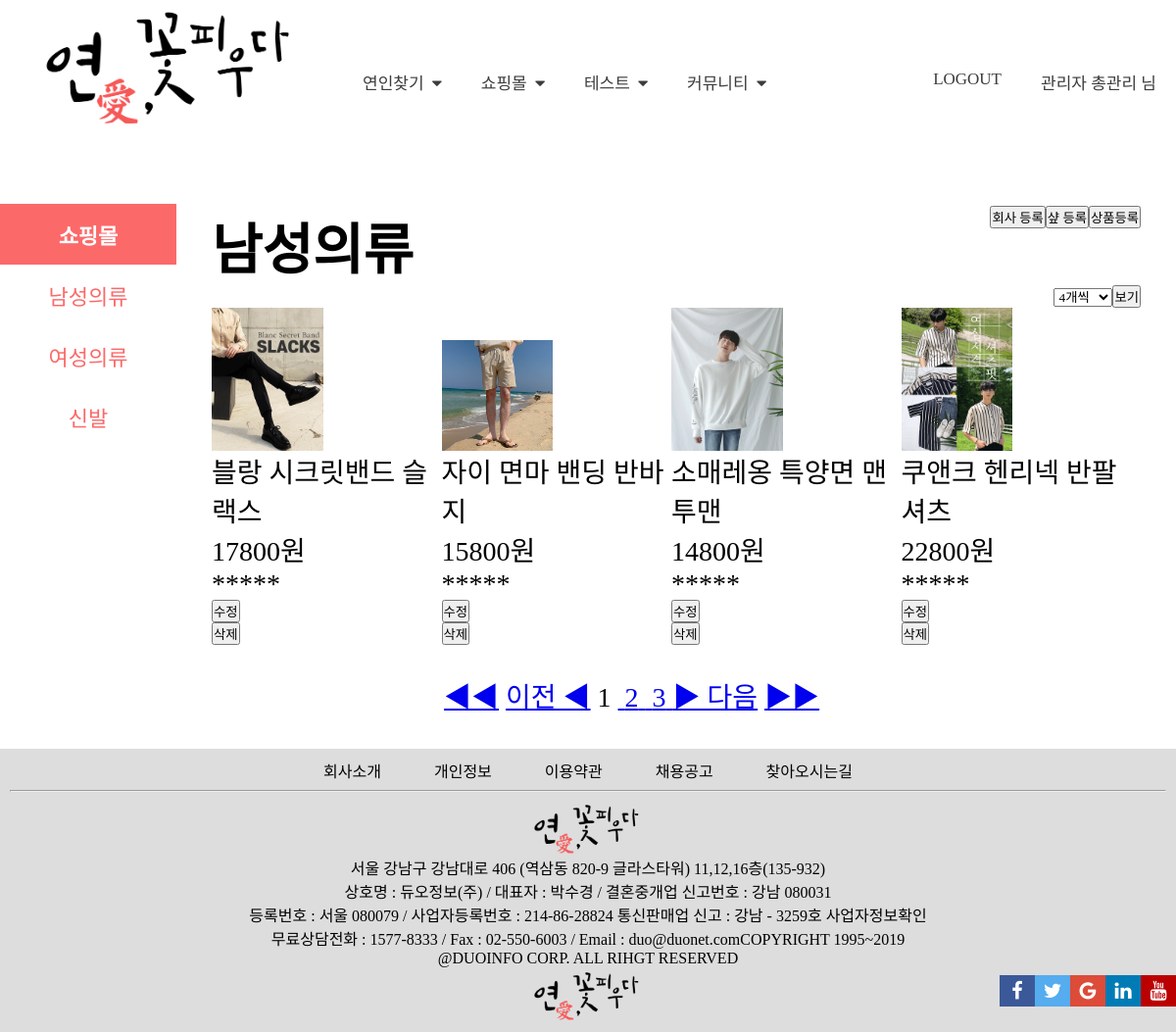
Page /sh_man/sh_man_list_ori.php?mode=man (signed in) on the committed database.
### tables this page shows
CREATE TABLE `prd_shop_detail` (
  `shop_num` int(11) NOT NULL,
  `prd_num` int(11) NOT NULL AUTO_INCREMENT,
  `prd_regist_day` char(20) NOT NULL,
  `prd_name` varchar(30) NOT NULL,
  `prd_type` char(1) NOT NULL,
  `shop_price` char(7) NOT NULL,
  `shop_color` char(1) NOT NULL,
  `shop_size` char(1) NOT NULL,
  `shop_best` char(1) DEFAULT NULL,
  `shop_stock` char(3) NOT NULL,
  `file_name_0` varchar(50) DEFAULT NULL,
  `file_copied_0` varchar(50) DEFAULT NULL,
  `file_name_1` varchar(50) DEFAULT NULL,
  `file_copied_1` varchar(50) DEFAULT NULL,
  `file_name_2` varchar(50) DEFAULT NULL,
  `file_copied_2` varchar(50) DEFAULT NULL,
  `file_name_3` varchar(50) DEFAULT NULL,
  `file_copied_3` varchar(50) DEFAULT NULL,
  `file_name_4` varchar(50) DEFAULT NULL,
  `file_copied_4` varchar(50) DEFAULT NULL,
  `file_name_5` varchar(50) DEFAULT NULL,
  `file_copied_5` varchar(50) DEFAULT NULL,
  `file_name_6` varchar(50) DEFAULT NULL,
  `file_copied_6` varchar(50) DEFAULT NULL,
  `file_name_7` varchar(50) DEFAULT NULL,
  `file_copied_7` varchar(50) DEFAULT NULL,
  `file_name_8` varchar(50) DEFAULT NULL,
  `file_copied_8` varchar(50) DEFAULT NULL,
  `file_name_9` varchar(50) DEFAULT NULL,
  `file_copied_9` varchar(50) DEFAULT NULL,
  PRIMARY KEY (`prd_num`)
);

### sh_man/sh_man_list_ori.php (the view, shortened to what this page needs)
<?php
  include $_SERVER['DOCUMENT_ROOT']."/lotus/lib/db_connector.php";
  $sese=$type=$selected1=$selected2=$selected3=$selected4="";
  if($_GET['mode']=="man"){
    $name="남성의류";
    $list_name="man";
    $type="m";
  }else if($_GET['mode']=="woman"){
    $name="여성의류";
    $list_name="woman";
    $type="w";
  }else if($_GET['mode']=="shose"){
    $name="신발";
    $list_name="shose";
    $type="s";
  }
  $sql = "SELECT * from prd_shop_detail where prd_type = '$type' order by shop_best desc,prd_num desc;";
  $result = mysqli_query($conn, $sql) or die("실패원인 : " . mysqli_error($conn));
  $total = mysqli_num_rows($result);
  $userid = $_SESSION['userid'];
  $list_count=4;
  $session=$_SESSION['userid'];
  $total_page=($total % SCALE == 0 )?
  ($total/SCALE):(ceil($total/SCALE));
  $page=(isset($_GET['page'])&&!empty($_GET['page']))?(test_input($_GET['page'])):(1);
  $start=($page -1) * SCALE;
?>
<!DOCTYPE html>
<html>
<head>
  <link rel="stylesheet" href="https://cdnjs.cloudflare.com/ajax/libs/font-awesome/4.7.0/css/font-awesome.min.css">
  <link rel="stylesheet" href="../css/common.css">
  <link rel="stylesheet" href="../css/header_sidenav.css">
  <link rel="stylesheet" href="./css/list.css">
</head>
<body>
  <?php include $_SERVER['DOCUMENT_ROOT']."/lotus/lib/header_sidenav.php"; ?>
<div class="main_body">
<div id="sidenav" class="sidenav">
  <a href="./sh_man_list_ori.php?mode=man">쇼핑몰</a>
  <a href="./sh_man_list_ori.php?mode=man">남성의류</a>
  <a href="./sh_man_list_ori.php?mode=woman">여성의류</a>
  <a href="./sh_man_list_ori.php?mode=shose">신발</a>
</div>
<div class="main">
<div class="" >
  <div class="">
    <?php
    $sql8="SELECT * from `admin_authority` where id = '$userid';";
    $result8 = mysqli_query($conn, $sql8) or die("실패원인 : " . mysqli_error($conn));
    $row8 = mysqli_fetch_array($result8);
    $auth_shop = $row8['auth_shop'];
    if (!empty($auth_shop)) {
      ?>
      <form class="" action="./sh_man_list_ori.php?mode=<?=$list_name?>&type=regist" method="post">
        <input type="submit" name="" value="상품등록" style="float:right">
      </form>
      <a href="../admin_sh/a_shop_main.php?mode=<?=$list_name?>"> <button type="button" name="button" style="float:right">샾 등록</button> </a>
      <a href="../admin_com_info/a_c_info_main.php?mode=<?=$list_name?>"> <button type="button" name="button" style="float:right">회사 등록</button> </a>
      <?php
    }
     ?>
    <h1><?=$name?></h1>
  </div>
  <div class="">
    <ul class="list_menu_ul">
      <li class="list_menu_option">
        <form class="" action="./sh_man_list_ori.php?mode=<?=$list_name?>" method="post">
          <select class="" name="option_list_count">
            <option value="4" <?=$selected1?>>4개씩</option>
            <input type="submit" name="" value="보기">
          </select>
        </form>
      </li>
    </ul>
    <div class="" style="width:100%; clear:both">
      <ul>
        <?php
        for ($i=$start; $i < $start+$list_count && $i<$total; $i++) {
          mysqli_data_seek($result, $i);
          $row = mysqli_fetch_array($result);
          $prd_name=$row['prd_name'];
          $shop_price=$row['shop_price'];
          $file_copied_0=$row['file_copied_0'];
          for ($j=0; $j < 10; $j++) {
            $file_name[$j]=$row["file_name_$j"];
            $file_copied[$j]=$row["file_copied_$j"];
            if (!empty($file_name[$j])) {
              $file_copied_0=$file_copied[$j];
              $j=11;
            }
          }
          ?>
          <li class="list_menu" style="width:24%">
            <div class="">
              <form class="" action="./sh_man_list_ori.php?mode=<?=$list_name?>&page=<?=$page?>" method="post">
              <input type="image" name="" value="" src="./img/<?=$file_copied_0?>" style="width:50%">
              <p><?=$prd_name?>  &nbsp&nbsp&nbsp&nbsp&nbsp
              </p>
              <p><?=$shop_price?>원</p>
              <p>*****</p>
              </form>
              <?php
              if ($session == "admin") {
                ?>
                <form class="" action="./sh_man_list_ori.php?mode=<?=$list_name?>&type=regist" method="post">
                  <input type="submit" name="" value="수정">
                </form>
                <form class="" action="./shop_register_delete.php" method="post">
                  <input type="submit" name="" value="삭제">
                </form>
                <?php
              }
              ?>
            </div>
          </li>
          <?php
        }
         ?>
      </ul>
    </div>
  </div>
</div>
<div class="page_to" >
  <div class="page_to_in" >
  <a href="./sh_man_list_ori.php?page=1&mode=<?=$list_name?>">◀◀</a>
  <?php
  if ($page>1) {
         $page_go=$page-1;
         echo '<a class="previous" href="./sh_man_list_ori.php?page='.$page_go.'&mode='.$list_name.'">이전 ◀</a>';
       }else {
         echo '<a class="previous" href="./sh_man_list_ori.php?page=1&mode='.$list_name.'">이전 ◀</a>';
       }
       for ($i=1; $i <= $total_page ; $i++) {
         if($page==$i){
           echo "<a>&nbsp;$i&nbsp;</a>";
         }else{
           echo "<a href='./sh_man_list_ori.php?page=$i&mode=$list_name'>&nbsp;$i&nbsp;</a>";
         }
       }
       if ($total_page==0) {
         echo '<a class="next1" href="./sh_man_list_ori.php?page=1&mode='.$list_name.'">▶ 다음</a>';
       }elseif ($page+1>$total_page) {
         $page_end=$total_page;
         echo '<a class="next1" href="./sh_man_list_ori.php?page='.$page_end.'&mode='.$list_name.'">▶ 다음</a>';
       }else{
         $page_go=$page+1;
         echo '<a class="next1" href="./sh_man_list_ori.php?page='.$page_go.'&mode='.$list_name.'">▶ 다음</a>';
       }
       ?>
    <a href="./sh_man_list_ori.php?page=<?=$total_page?>&mode=<?=$list_name?>">▶▶</a>
      </div>
</div>
</div>
</div>
<?php include $_SERVER['DOCUMENT_ROOT']."/lotus/lib/footer.php"; ?>
</body>
</html>

### css/common.css (style rules this page uses)
* { box-sizing: border-box; font-family:'Binggrae'; }
body, h2, h3 { margin: 0; }

### css/header_sidenav.css (style rules this page uses)
.main_body { width: 100%; }
.sidenav { position: fixed; min-width: 15%; z-index: 1; top: 200px; left: 0px; overflow-x: hidden; padding: 8px 0; background-color: white; }
.sidenav a { padding: 15px 30px ; text-decoration: none; font-size: 22px; color: rgba(252, 105, 105, 1); text-align: center; display: block; }
.sidenav :first-child { color: white; font-weight: bold; background-color: rgba(252, 105, 105, 1); }
.main { max-width: 85%; margin-left: 15%; margin-top: 200px; font-size: 28px; padding: 10px 30px; }
@media screen and (max-width: 1400px) { .main { max-width: 84.5%; margin-left: 15%; } }
@media screen and (max-width: 1200px) { .main { max-width: 84%; margin-left: 15.5%; } }

### sh_man/css/list.css (style rules this page uses)
li.list_menu,li.list_menu_option { display: inline-block; }
li.list_menu_option { float: right; }
ul.list_menu_ul { background-color: #dddddd; }
.main * { padding: 0; margin: 0; }
.page_to { position:relative; margin: 30px 0 10% 0; }
.page_to_in { position:absolute; width:50%; left:0; right:0; margin-left:auto; margin-right:auto; }

### rows in the picture
prd_shop_detail: prd_name "블랑 시크릿밴드 슬랙스", shop_price "17800"
prd_shop_detail: prd_name "자이 면마 밴딩 반바지", shop_price "15800"
prd_shop_detail: prd_name "소매레옹 특양면 맨투맨", shop_price "14800"
prd_shop_detail: prd_name "쿠앤크 헨리넥 반팔셔츠", shop_price "22800"

### other values in the picture
$_SESSION['name'] "총관리"
$name "남성의류"
